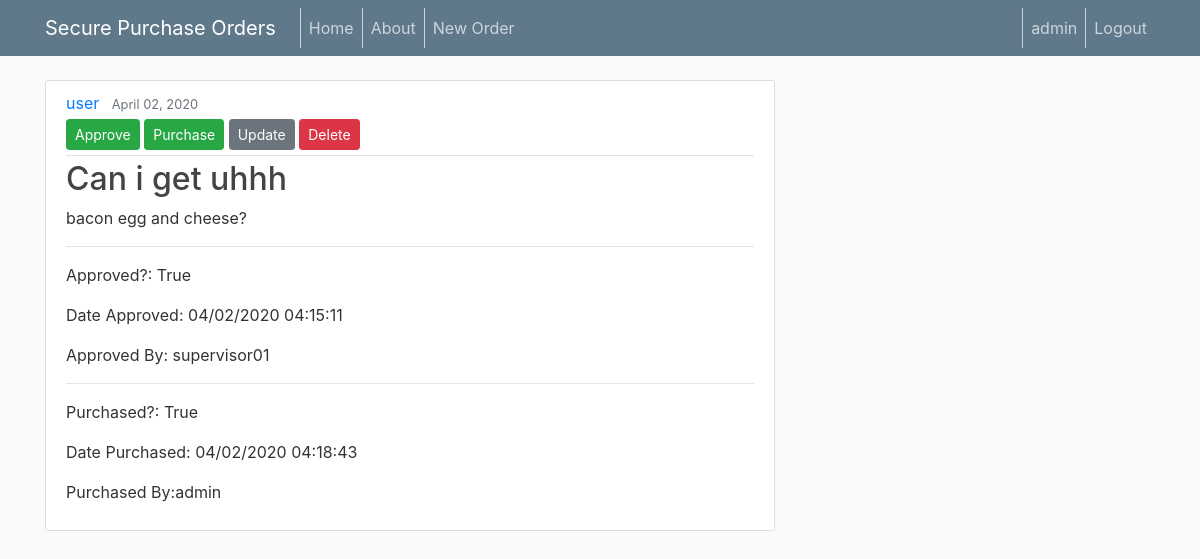
Page /order/6/ (signed in) on the committed database.
### users/models.py (models this page shows)
class User(AbstractUser):
    is_supervisor = models.BooleanField('supervisor status', default=False)
    is_purchasing = models.BooleanField('purchasing department status', default=False)

### purchaseorder/models.py (models this page shows, shortened)
class order(models.Model):
    title = models.CharField(max_length=100)
    content = models.TextField()
    date_ordered = models.DateTimeField(default=timezone.now)
    author = models.ForeignKey(settings.AUTH_USER_MODEL, on_delete=models.DO_NOTHING)
    approved = models.BooleanField(default=False)
    approvedBy = models.CharField(max_length=100)
    dateApproved = models.CharField(max_length=100)
    purchased = models.BooleanField(default=False)
    purchasedBy = models.CharField(max_length=100)
    datePurchased = models.CharField(max_length=100)
    signedPurchase = models.CharField(max_length=1000)
    signedSupervisor = models.CharField(max_length=1000)

### purchaseorder/views.py (the view)
# urls.py: path('order/<int:pk>/', orderDetailView.as_view(), name='order-detail'),
class orderDetailView(UserPassesTestMixin,DetailView):
    model = order
    def test_func(self):
        order = self.get_object()
        if self.request.user == order.author:
            return True
        elif self.request.user.is_supervisor:
            return True
        elif self.request.user.is_purchasing:
            return True
        else:
            return False

### purchaseorder/templates/purchaseorder/order_detail.html (shortened to what this page needs)
{% extends "purchaseorder/base.html" %}
{% block content %}
  <article class="media content-section">
    <div class="media-body">
      <div class="article-metadata">
        <a class="mr-2" href="#">{{ object.author }}</a>
        <small class="text-muted">{{ object.date_ordered|date:"F d, Y" }}</small>
        {% if object.author == user %}
          <div>
            <a class="btn btn-secondary btn-sm mt-1 mb-1" href="{% url 'order-update' object.id %}">Update</a>
            <a class="btn btn-danger btn-sm mt-1 mb-1" href="{% url 'order-delete' object.id %}">Delete</a>
          </div>
            {%elif user.is_supervisor and user.is_purchasing %}
            <div>
              <a class="btn btn-success btn-sm mt-1 mb-1" href="{% url 'order-approve' object.id %}">Approve</a>
              <a class="btn btn-success btn-sm mt-1 mb-1" href="{% url 'order-purchase' object.id %}">Purchase</a>
              <a class="btn btn-secondary btn-sm mt-1 mb-1" href="{% url 'order-update' object.id %}">Update</a>
              <a class="btn btn-danger btn-sm mt-1 mb-1" href="{% url 'order-delete' object.id %}">Delete</a>
          </div>
        {% endif %}
      </div>
      <h2 class="article-title">{{ object.title }}</h2>
      <p class="article-content">{{ object.content }}</p>
      <hr>
      <p class="article-content">Approved?: {{ object.approved}}</p>
      <p class="article-content">Date Approved: {{ object.dateApproved }}</p>
      <p class="article-content">Approved By: {{ object.approvedBy }}</p>
      <hr>
      <p class="article-content">Purchased?: {{ object.purchased }}</p>
      <p class="article-content">Date Purchased: {{ object.datePurchased }}</p>
      <p class="article-content">Purchased By:{{ object.purchasedBy }}</p>
    </div>
  </article>
{% endblock content %}

### purchaseorder/templates/purchaseorder/base.html (shortened to what this page needs)
{% load static %}
{% load crispy_forms_tags %}
<!DOCTYPE html>
<html>
<head>
    <link rel="stylesheet" href="https://maxcdn.bootstrapcdn.com/bootstrap/4.0.0/css/bootstrap.min.css">
    <link rel="stylesheet" type="text/css" href="{% static 'purchaseorder/main.css' %}">
</head>
{% if user.is_authenticated %}
  <body>
      <header class="site-header">
        <nav class="navbar navbar-expand-md navbar-dark bg-steel fixed-top">
          <div class="container">
            <a class="navbar-brand mr-4" href="{% url 'purchaseorder-home' %}">Secure Purchase Orders</a>
            <div class="collapse navbar-collapse" id="navbarToggle">
              <div class="navbar-nav mr-auto">
                <a class="nav-item nav-link" href="{% url 'purchaseorder-home' %}">Home</a>
                <a class="nav-item nav-link" href="{% url 'purchaseorder-about' %}">About</a>
                <a class="nav-item nav-link" href="{% url 'order-create' %}">New Order</a>
              </div>
              <div class="navbar-nav">
                {% if user.is_authenticated %}
                <a class="nav-item nav-link"> {{ user.username }} </a>
                  <a class="nav-item nav-link" href="{%url 'logout'%}"> Logout </a>
                {%else %}
                <a class="nav-item nav-link" href="{%url 'login' %}">Login</a>
                <a class="nav-item nav-link" href="{%url 'register' %}">Register</a>
                {% endif %}
              </div>
            </div>
          </div>
        </nav>
      </header>
      <main role="main" class="container">
        <div class="row">
          <div class="col-md-8">
            {% block content %}{% endblock %}
          </div>
        </div>
      </main>
  </body>
  </html>
{% endif %}

### purchaseorder/static/purchaseorder/main.css (style rules this page uses)
body { background: #fafafa; color: #333333; margin-top: 5rem; }
h1, h2, h3, h4, h5, h6 { color: #444444; }
.bg-steel { background-color: #5f788a; }
.site-header .navbar-nav .nav-link { color: #cbd5db; border-left: 1px solid #cbd5db }
.content-section { background: #ffffff; padding: 10px 20px; border: 1px solid #dddddd; border-radius: 3px; margin-bottom: 20px; }
.article-title { color: #444444; }
.article-content { white-space: pre-line; }
.article-metadata { padding-bottom: 1px; margin-bottom: 4px; border-bottom: 1px solid #e3e3e3 }

### rows in the picture
User: username "admin"
order: author "user", date_ordered "April 02, 2020", title "Can i get uhhh", content "bacon egg and cheese?", approved "True", dateApproved "04/02/2020 04:15:11", approvedBy "supervisor01", purchased "True", datePurchased "04/02/2020 04:18:43", purchasedBy "admin"
